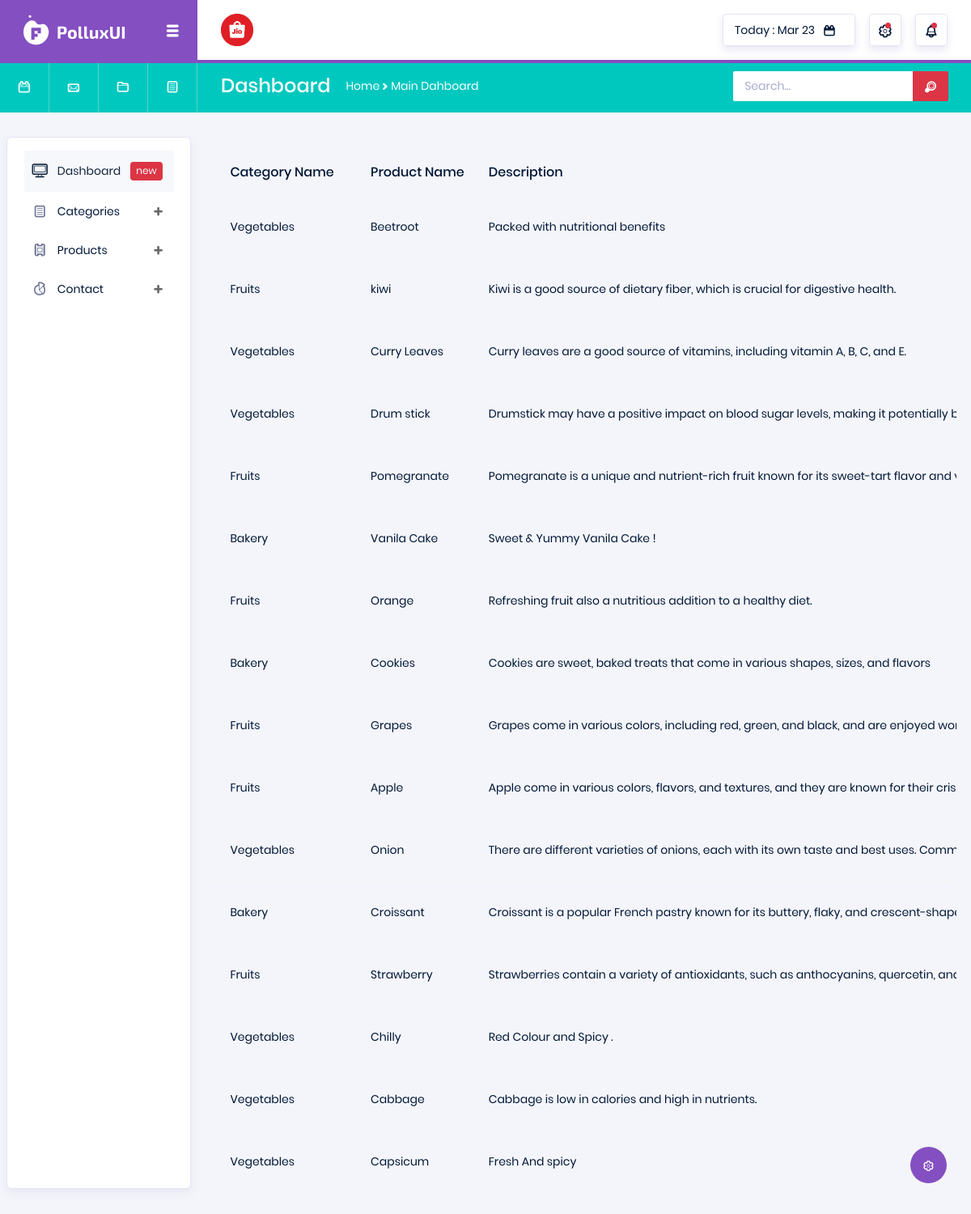
Page /Jioapp/product_details/ on the committed database.
### Jioapp/models.py (models this page shows)
class ProductDB(models.Model):
    CName = models.CharField(max_length=100,null=True, blank=True)
    PName = models.CharField(max_length=100,null=True, blank=True)
    Description = models.CharField(max_length=100, null=True, blank=True)
    Price= models.IntegerField(null=True, blank=True)
    Image = models.ImageField(upload_to="Images", null=True, blank=True)

### Jioapp/views.py (the view)
# urls.py: path('product_details/',views.product_details, name="product_details"),
def product_details(request):
    data =ProductDB.objects.all()
    return render(request, "Product_details.html", {'data': data})

### Jioapp/Templates/Product_details.html (shortened to what this page needs)
<!DOCTYPE html>
{% extends 'Index.html' %}
{% block content %}
<html lang="en">
<head>
</head>
<body>
<div class="table-responsive pt-3">
                  <table class="table table-striped project-orders-table">
                    <thead>
                      <tr>
                        <th>Category Name</th>
                        <th>Product Name</th>
                        <th>Description</th>
                      </tr>
                    </thead>
                    <tbody>
                      <tr>
                        {% for i in data %}
                      <td> {{i.CName}}</td>
                      <td> {{i.PName}}</td>
                      <td> {{i.Description}}</td>
                      </tr>
                      {% endfor %}
</body>
</html>
{% endblock %}

### Jioapp/Templates/Index.html (shortened to what this page needs)
<!DOCTYPE html>
{% load static %}
<html lang="en">
<head>
  <link rel="stylesheet" href="{% static 'adminstyle/vendors/typicons/typicons.css' %}">
  <link rel="stylesheet" href="{% static 'adminstyle/vendors/css/vendor.bundle.base.css' %}">
  <link rel="stylesheet" href="{% static 'adminstyle/css/vertical-layout-light/style.css' %}">
</head>
<body>
  <div class="container-scroller">
    <nav class="navbar col-lg-12 col-12 p-0 fixed-top d-flex flex-row">
      <div class="navbar-brand-wrapper d-flex justify-content-center">
        <div class="navbar-brand-inner-wrapper d-flex justify-content-between align-items-center w-100">
          <a class="navbar-brand brand-logo" href="index.html"><img src="{% static 'adminstyle/images/logo.svg' %}" alt="logo"/></a>
          <button class="navbar-toggler navbar-toggler align-self-center" type="button" data-toggle="minimize">
            <span class="typcn typcn-th-menu"></span>
          </button>
        </div>
      </div>
      <div class="navbar-menu-wrapper d-flex align-items-center justify-content-end">
        <ul class="navbar-nav mr-lg-2">
          <li class="nav-item nav-profile dropdown">
            <a class="nav-link" href="#" data-toggle="dropdown" id="profileDropdown">
              <img src="{% static 'adminstyle/images/faces/jiomart_logo.png' %}" alt="profile"/>
            </a>
          </li>
        </ul>
        <ul class="navbar-nav navbar-nav-right">
          <li class="nav-item nav-date dropdown">
            <a class="nav-link d-flex justify-content-center align-items-center" href="javascript:;">
              <h6 class="date mb-0">Today : Mar 23</h6>
              <i class="typcn typcn-calendar"></i>
            </a>
          </li>
          <li class="nav-item dropdown">
            <a class="nav-link count-indicator dropdown-toggle d-flex justify-content-center align-items-center" id="messageDropdown" href="#" data-toggle="dropdown">
              <i class="typcn typcn-cog-outline mx-0"></i>
              <span class="count"></span>
            </a>
          </li>
          <li class="nav-item dropdown mr-0">
            <a class="nav-link count-indicator dropdown-toggle d-flex align-items-center justify-content-center" id="notificationDropdown" href="#" data-toggle="dropdown">
              <i class="typcn typcn-bell mx-0"></i>
              <span class="count"></span>
            </a>
          </li>
        </ul>
      </div>
    </nav>
    <nav class="navbar-breadcrumb col-xl-12 col-12 d-flex flex-row p-0">
      <div class="navbar-links-wrapper d-flex align-items-stretch">
        <div class="nav-link">
          <a href="javascript:;"><i class="typcn typcn-calendar-outline"></i></a>
        </div>
        <div class="nav-link">
          <a href="javascript:;"><i class="typcn typcn-mail"></i></a>
        </div>
        <div class="nav-link">
          <a href="javascript:;"><i class="typcn typcn-folder"></i></a>
        </div>
        <div class="nav-link">
          <a href="javascript:;"><i class="typcn typcn-document-text"></i></a>
        </div>
      </div>
      <div class="navbar-menu-wrapper d-flex align-items-center justify-content-end">
        <ul class="navbar-nav mr-lg-2">
          <li class="nav-item ml-0">
            <h4 class="mb-0">Dashboard</h4>
          </li>
          <li class="nav-item">
            <div class="d-flex align-items-baseline">
              <p class="mb-0">Home</p>
              <i class="typcn typcn-chevron-right"></i>
              <p class="mb-0">Main Dahboard</p>
            </div>
          </li>
        </ul>
        <ul class="navbar-nav navbar-nav-right">
          <li class="nav-item nav-search d-none d-md-block mr-0">
            <div class="input-group">
              <input type="text" class="form-control" placeholder="Search..." aria-label="search" aria-describedby="search">
              <div class="input-group-prepend">
                <span class="input-group-text" id="search">
                  <i class="typcn typcn-zoom"></i>
                </span>
              </div>
            </div>
          </li>
        </ul>
      </div>
    </nav>
    <div class="container-fluid page-body-wrapper">
      <div class="theme-setting-wrapper">
        <div id="settings-trigger"><i class="typcn typcn-cog-outline"></i></div>
      </div>
      <nav class="sidebar sidebar-offcanvas" id="sidebar">
        <ul class="nav">
          <li class="nav-item">
            <a class="nav-link" href="index.html">
              <i class="typcn typcn-device-desktop menu-icon"></i>
              <span class="menu-title">Dashboard</span>
              <div class="badge badge-danger">new</div>
            </a>
          </li>
          <li class="nav-item">
            <a class="nav-link" data-toggle="collapse" href="#ui-basic" aria-expanded="false" aria-controls="ui-basic">
              <i class="typcn typcn-document-text menu-icon"></i>
              <span class="menu-title">Categories</span>
              <i class="menu-arrow"></i>
            </a>
          </li>
          <li class="nav-item">
            <a class="nav-link" data-toggle="collapse" href="#form-elements" aria-expanded="false" aria-controls="form-elements">
              <i class="typcn typcn-film menu-icon"></i>
              <span class="menu-title">Products</span>
              <i class="menu-arrow"></i>
            </a>
          </li>
          <li class="nav-item">
            <a class="nav-link" data-toggle="collapse" href="#charts" aria-expanded="false" aria-controls="charts">
              <i class="typcn typcn-chart-pie-outline menu-icon"></i>
              <span class="menu-title">Contact</span>
              <i class="menu-arrow"></i>
            </a>
          </li>
        </ul>
      </nav>
      <div class="main-panel">
        <div class="content-wrapper">
          <div class="row">
            {% block content %}{% endblock %}
      </div>
    </div>
  </div>
</body>
</html>

### rows in the picture
ProductDB: CName "Vegetables", PName "Beetroot", Description "Packed with nutritional benefits"
ProductDB: CName "Fruits", PName "kiwi", Description "Kiwi is a good source of dietary fiber, which is crucial for digestive health."
ProductDB: CName "Vegetables", PName "Curry Leaves", Description "Curry leaves are a good source of vitamins, including vitamin A, B, C, and E."
ProductDB: CName "Vegetables", PName "Drum stick", Description "Drumstick may have a positive impact on blood sugar levels, making it potentially…"
ProductDB: CName "Fruits", PName "Pomegranate", Description "Pomegranate is a unique and nutrient-rich fruit known for its sweet-tart flavor and…"
ProductDB: CName "Bakery", PName "Vanila Cake", Description "Sweet & Yummy Vanila Cake !"
ProductDB: CName "Fruits", PName "Orange", Description "Refreshing fruit also a nutritious addition to a healthy diet."
ProductDB: CName "Bakery", PName "Cookies", Description "Cookies are sweet, baked treats that come in various shapes, sizes, and flavors"
ProductDB: CName "Fruits", PName "Grapes", Description "Grapes come in various colors, including red, green, and black, and are enjoyed…"
ProductDB: CName "Fruits", PName "Apple", Description "Apple come in various colors, flavors, and textures, and they are known for their…"
ProductDB: CName "Vegetables", PName "Onion", Description "There are different varieties of onions, each with its own taste and best uses.…"
ProductDB: CName "Bakery", PName "Croissant", Description "Croissant is a popular French pastry known for its buttery, flaky, and…"
ProductDB: CName "Fruits", PName "Strawberry", Description "Strawberries contain a variety of antioxidants, such as anthocyanins, quercetin,…"
ProductDB: CName "Vegetables", PName "Chilly", Description "Red Colour and Spicy ."
ProductDB: CName "Vegetables", PName "Cabbage", Description "Cabbage is low in calories and high in nutrients."
ProductDB: CName "Vegetables", PName "Capsicum", Description "Fresh And spicy"
